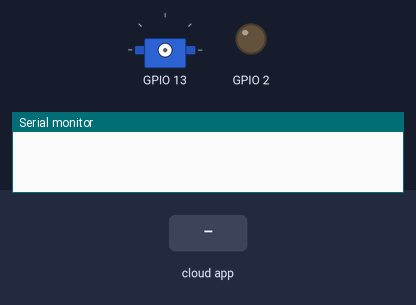
Bench run of a sketch on a simulated ESP32. Shown: servo, output pins drawn as LEDs (lit = HIGH), the last lines printed to the serial monitor. Dashed ring = blinking. Inputs (shaded band) come from the test bench. WiFi joins after 1.5 s; servers stay silent unless stated; the local clock reads 2024-03-15 10:24:30 at power-on unless the sketch sets it; the Firebase database answers and starts empty; not simulated (calls return 0 or success): Secrets.h.

Above: at 0.0 s.
At 3.9 s:
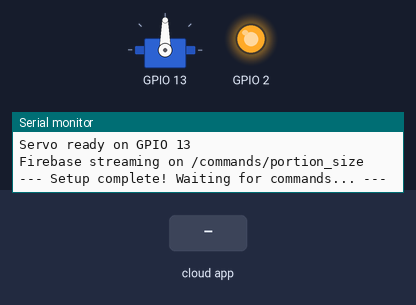
4.0 s: the phone or cloud app sets portion_size to 1
At 4.46 s:
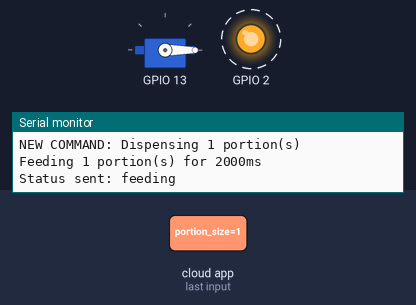
Timing chart, 0 to 7.6 s (numbered marks = the images above; inputs shaded):
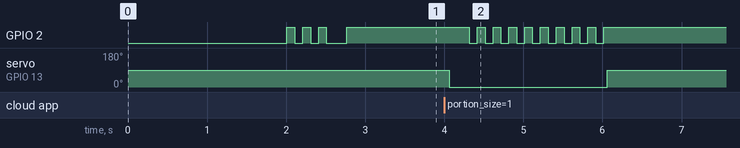

Measured:
- after the input at 4.0 s, GPIO 2: alternates HIGH for 0.10 s and LOW for 0.10 s, 18 changes in all, then stays HIGH, starting after 0.32 s; servo on GPIO 13: 90° → 0° after 0.06 s, → 90° 2.0 s later

The sketch:

PetFeeder.ino
```cpp
// ============================================================
// PetFeeder.ino - Smart PetFeeder ESP32 Firmware
// ============================================================
// THIS is the file you open in Arduino IDE. Click "Upload" and
// ALL the other files in this folder are automatically compiled.
//
// REQUIRED LIBRARIES (install in Arduino IDE > Tools > Manage Libraries):
//   1. "Firebase ESP Client" by Mobizt
//   2. "ESP32Servo" by John K. Bennett
//
// REQUIRED FILES in this folder:
//   - Config.h          : Pin numbers and timing values
//   - Secrets.h         : Your WiFi + Firebase passwords
//   - TimeUtil.h        : Network time (NTP) functions
//   - LedManager.h      : Status LED control
//   - ServoManager.h    : Servo motor control (non-blocking)
//   - FirebaseManager.h : Firebase communication
//
// HARDWARE SETUP (firmware/ folder):
//   ESP32 GPIO 13  --->  SG90 Servo Signal (orange wire)
//   ESP32 5V      --->  SG90 Servo Power   (red wire)
//   ESP32 GND     --->  SG90 Servo Ground  (brown wire)
//   ESP32 GPIO 2  --->  330 ohm resistor   ---> LED anode (+)
//   LED cathode (-) --->  ESP32 GND
//
// NOTE: This file lives in the firmware/ folder because Windows
// cannot tell the difference between "PetFeeder" and "petfeeder"
// (the Expo app folder). Opening firmware/PetFeeder.ino in Arduino
// IDE works exactly the same - all files in the folder are compiled
// together automatically.
// ============================================================

// ---- STEP 0: Include ALL module files ----
// Each #include is like snapping a Lego brick into place.
// The Arduino IDE finds these files in the same folder automatically.
#include "Config.h"             // Pin definitions and constants
#include "Secrets.h"            // YOUR WiFi and Firebase credentials
#include "TimeUtil.h"           // Network time synchronization
#include "LedManager.h"         // Status LED (blink patterns)
#include "ServoManager.h"       // Servo motor (non-blocking state machine)
#include "FirebaseManager.h"    // Firebase streaming + status writes

// ------------------------------------------------------------
// setup() - Runs ONCE when the ESP32 powers on or resets
// ------------------------------------------------------------
// Think of this as the "morning routine". Every subsystem must
// be started in the correct order:
//   1. Serial  -> to see debug messages on your PC
//   2. WiFi    -> needed for internet access
//   3. NTP     -> get the current time from the internet
//   4. LED     -> visual feedback (blinks to show it's alive)
//   5. Servo   -> hardware motor (starts in STOP position)
//   6. Firebase -> open streaming connection for commands
void setup() {
    // ---- STEP 1: Start Serial Monitor ----
    // Open Arduino IDE > Tools > Serial Monitor (set 115200 baud).
    // This lets you see what the ESP32 is doing.
    Serial.begin(115200);
    delay(500);   // Short pause so the Serial Monitor can connect
    Serial.println();
    Serial.println("========================================");
    Serial.println("  Smart PetFeeder v1.0 - Starting up...");
    Serial.println("========================================");

    // ---- STEP 2: Connect to WiFi ----
    // The ESP32 needs internet access to reach Firebase.
    // You'll see dots (....) in Serial Monitor while it tries.
    // Check your Secrets.h file if connection fails.
    connectWiFi();

    // ---- STEP 3: Sync the clock from the internet ----
    // Uses NTP (Network Time Protocol) to get accurate timestamps
    // for the feeding history logs saved to Firebase.
    initTime();

    // ---- STEP 4: Initialize the status LED ----
    // It will blink 3 times to show the LED is working.
    initLed();

    // ---- STEP 5: Initialize the servo motor ----
    // The servo is set to STOP position (90 degrees) immediately,
    // so the auger does NOT spin when the device turns on.
    initServo();

    // ---- STEP 6: Connect to Firebase and start streaming ----
    // Opens a "stream" (always-on connection) to listen for
    // commands from the mobile app. The LED turns solid when
    // the connection succeeds.
    initFirebase();

    // ---- SETUP COMPLETE ----
    Serial.println("--- Setup complete! Waiting for commands... ---");
    Serial.println();
}

// ------------------------------------------------------------
// loop() - Runs FOREVER, over and over again
// ------------------------------------------------------------
// This is the heart of the firmware. Every iteration does:
//   1. Keep Firebase alive (refresh auth tokens)
//   2. Update the LED blink pattern
//   3. Check if the servo timer has expired
//   4. If feeding just finished -> save record to Firebase
//   5. If idle and command received -> start feeding
//
// The ENTIRE loop is non-blocking. There are NO delay() calls.
// (Except the ones for the LED blink, but those are inside initLed()
// which only runs once during setup.)
// This means the ESP32 is ALWAYS listening for new commands,
// ALWAYS updating the LED, and NEVER frozen during feeding.
void loop() {
    // ---- TASK 1: Keep Firebase alive ----
    // Firebase auth tokens expire over time. This function
    // refreshes them automatically. It also handles auto-
    // reconnection if the stream drops.
    // MUST be called every loop iteration.
    maintainFirebase();

    // ---- TASK 2: Update the LED pattern ----
    // Reads the currentPattern variable and sets the LED
    // pin HIGH/LOW accordingly. This runs every loop so the
    // blink timing works correctly. Uses millis() internally -
    // no blocking!
    updateLed();

    // ---- TASK 3: Update the servo state machine ----
    // If we are currently FEEDING, this checks whether the
    // feeding time has expired. If yes, it STOPS the servo
    // and sets state to STATE_DONE.
    // If we are not feeding, this function does nothing and
    // returns immediately. Either way: zero delay.
    updateServo();

    // ---- TASK 4: Save feed record if feeding just finished ----
    // When updateServo() finishes, it sets state to STATE_DONE.
    // Here in the main loop we detect that and:
    //   1. Write the timestamp to Firebase (last_feed_time)
    //   2. Increment the total feeds counter
    //   3. Reset the command back to 0
    //   4. Set status to "idle"
    // Then we go back to STATE_IDLE to wait for the next command.
    if (isDone()) {
        Serial.println("Saving feed record to Firebase...");
        writeFeedComplete();      // Save time + total + status to Firebase
        resetToIdle();            // Go back to idle state
        setLedPattern(LED_IDLE);  // Solid LED = ready for next command
        Serial.println("Device is ready for next command");
    }

    // ---- TASK 5: Check for new commands from the app ----
    // The streamCallback function (in FirebaseManager.h) sets
    // a flag when the mobile app writes to /commands/portion_size.
    // Here we check that flag AND make sure we're not already
    // feeding (isIdle() prevents interrupting a feed in progress).
    if (isIdle() && isCommandReceived()) {
        int portions = getCommandValue();   // How many portions?
        Serial.println("NEW COMMAND: Dispensing " + String(portions) + " portion(s)");

        setLedPattern(LED_FEEDING);         // Fast blink = feeding
        startFeeding(portions);             // Start the servo motor
        writeFeedStart();                   // Tell Firebase: "Feeding..."
    }

    // No delay() at the end! The loop runs as fast as possible.
    // All timing is handled by millis() inside the individual
    // module functions (updateLed, updateServo).
}

// ============================================================
// THAT'S IT! The entire firmware logic in ~110 lines of main
// code. Each module (Config, Secrets, Time, LED, Servo,
// Firebase) handles its own logic in separate .h files.
// ============================================================
```

FirebaseManager.h
```cpp
// ============================================================
// FirebaseManager.h - Firebase Realtime Database communication
// ============================================================
// This module handles ALL communication between the ESP32 and
// Google Firebase Realtime Database (RTDB).
//
// How it works:
//   1. The ESP32 connects to your home WiFi.
//   2. It opens a "stream" (a permanent internet connection)
//      to the path "/commands/portion_size" in Firebase.
//   3. When the app writes a number to that path (e.g., 2 portions),
//      Firebase PUSHES the change to the ESP32 instantly.
//      This is called "streaming" - no polling needed!
//   4. The ESP32 responds by writing status updates back to Firebase.
//
// Why streaming instead of polling?
//   Polling = ask "any commands?" every 1 second = wasteful.
//   Streaming = Firebase tells us immediately when something changes.
// ============================================================

#ifndef FIREBASE_MANAGER_H
#define FIREBASE_MANAGER_H

#include <WiFi.h>                       // Built-in ESP32 WiFi library
#include <Firebase_ESP_Client.h>        // Arduino library for Firebase

// ---- FIREBASE OBJECTS ----
// We need TWO separate FirebaseData objects because:
//   - One is dedicated to the STREAM (listening for commands)
//   - The other is for regular READ/WRITE (sending status updates)
// They cannot share a single connection.
FirebaseData stream;    // For listening to commands
FirebaseData fbdo;      // For reading/writing status
FirebaseAuth auth;      // Authentication credentials
FirebaseConfig config;  // Connection configuration

// ---- COMMAND FLAGS ----
// These are set by the stream callback and read by the main loop.
// "volatile" tells the compiler "this variable can change at any
// time" (because it changes inside a callback, not inside loop()).
volatile bool commandReceived = false;   // True when a new command arrives
volatile int commandPortions = 0;       // How many portions to feed

// ------------------------------------------------------------
// connectWiFi() - Connect to your home WiFi
// ------------------------------------------------------------
// Tries to connect for up to 20 seconds (40 attempts x 500ms delay).
// In the Serial Monitor you will see dots (....) as it tries.
// If it fails, check your WIFI_SSID and WIFI_PASSWORD in Secrets.h.
void connectWiFi() {
    Serial.print("Connecting to WiFi");
    WiFi.begin(WIFI_SSID, WIFI_PASSWORD);   // Start WiFi with your credentials

    // Try for 20 seconds (40 attempts x 500ms)
    int attempts = 0;
    while (WiFi.status() != WL_CONNECTED && attempts < 40) {
        Serial.print(".");
        delay(500);
        attempts++;
    }

    if (WiFi.status() == WL_CONNECTED) {
        Serial.println();
        Serial.println("WiFi connected! IP address: " + WiFi.localIP().toString());
    } else {
        Serial.println();
        Serial.println("ERROR: WiFi connection failed! Check your WiFi credentials in Secrets.h");
        setLedPattern(LED_ERROR);   // Show error on the status LED
    }
}

// ------------------------------------------------------------
// streamCallback(data) - Called when Firebase sends us a command
// ------------------------------------------------------------
// This function runs AUTOMATICALLY when the Firebase stream
// detects a change at "/commands/portion_size".
//
// It reads the new value and sets the commandReceived flag.
// The main loop (in PetFeeder.ino) checks this flag and starts feeding.
//
// Key detail: This runs in a "callback context" - keep it fast!
// No delays or long Serial prints inside callback functions.
void streamCallback(FirebaseStream data) {
    // "put" and "patch" are Firebase events for new/changed data.
    // Ignore "keep-alive" events which are just connection checks.
    if (data.eventType() == "put" || data.eventType() == "patch") {
        if (data.dataType() == "int") {
            int val = data.intData();       // The new portion_size value
            if (val > 0) {                  // Only react to positive values
                commandPortions = val;       // Save how many portions to feed
                commandReceived = true;     // Tell the main loop to start feeding
                Serial.println("COMMAND RECEIVED: " + String(val) + " portion(s) from Firebase");
            }
        }
    }
}

// ------------------------------------------------------------
// streamTimeoutCallback(timeout) - Called if the stream disconnects
// ------------------------------------------------------------
// If the internet connection drops, this lets us know.
// The Firebase library will automatically try to reconnect.
void streamTimeoutCallback(bool timeout) {
    if (timeout) {
        Serial.println("Firebase stream timed out - will auto-reconnect");
        setLedPattern(LED_ERROR);   // Show error until reconnected
    }
}

// ------------------------------------------------------------
// initFirebase() - Set up Firebase connection and start streaming
// ------------------------------------------------------------
// Call once in setup() after WiFi is connected.
// This:
//   1. Configures Firebase with your API key and database URL
//   2. Authenticates using the email/password credentials
//   3. Opens a stream on "/commands/portion_size" so we
//      instantly receive commands from the app
//   4. Sets up TCP keepalive to prevent the connection from
//      being dropped by your home router
void initFirebase() {
    config.api_key = API_KEY;               // From Secrets.h
    config.database_url = DATABASE_URL;     // From Secrets.h

    auth.user.email = USER_EMAIL;           // From Secrets.h
    auth.user.password = USER_PASSWORD;     // From Secrets.h

    Firebase.begin(&config, &auth);          // Start Firebase
    Firebase.reconnectWiFi(true);            // Auto-reconnect WiFi if it drops

    // Set buffer sizes for secure (SSL) connections
    // Larger buffers prevent parsing errors with big payloads
    fbdo.setBSSLBufferSize(4096, 1024);      // 4KB receive, 1KB transmit

    // Open a stream on the command path
    if (Firebase.RTDB.beginStream(&stream, PATH_COMMAND)) {
        // Register our callback functions
        Firebase.RTDB.setStreamCallback(&stream, streamCallback, streamTimeoutCallback);

        // TCP Keepalive: sends a tiny packet every 5 seconds to keep
        // the connection alive. Without this, some routers drop idle
        // connections after 30-60 seconds.
        stream.keepAlive(5, 5, 1);           // 5s idle, 5s interval, 1 retry

        Serial.println("Firebase streaming on " + String(PATH_COMMAND));
        setLedPattern(LED_IDLE);            // LED solid = connected
    } else {
        Serial.println("ERROR: Could not start Firebase stream!");
        Serial.println("  Reason: " + stream.errorReason());
        setLedPattern(LED_ERROR);
    }
}

// ------------------------------------------------------------
// maintainFirebase() - Must be called every loop()
// ------------------------------------------------------------
// This function handles:
//   - Token refresh (Firebase auth tokens expire periodically)
//   - Auto-reconnection if the stream drops
// If you forget to call this, Firebase will stop working after ~1 hour.
void maintainFirebase() {
    Firebase.ready();   // Handle token refresh and reconnection
}

// ------------------------------------------------------------
// Command checker helpers - used by the main loop
// ------------------------------------------------------------
bool isCommandReceived() {
    return commandReceived;
}

int getCommandValue() {
    commandReceived = false;        // Reset the flag
    return commandPortions;
}

void clearCommand() {
    commandPortions = 0;
}

// ------------------------------------------------------------
// writeFeedStart() - Tell Firebase "device is now feeding"
// ------------------------------------------------------------
// Immediately updates Firebase so the app can show "Feeding..."
// status to the user.
void writeFeedStart() {
    Firebase.RTDB.setString(&fbdo, PATH_STATUS_ESP, "feeding");
    Serial.println("Status sent: feeding");
}

// ------------------------------------------------------------
// writeFeedComplete() - Save the feed record to Firebase
// ------------------------------------------------------------
// Called AFTER the servo stops. Writes:
//   1. Last feed timestamp (e.g., "2026-07-07 14:30:00")
//   2. Increment the total feed counter
//   3. Reset the command back to 0
//   4. Set status to "idle"
//
// Together, these updates make the app show accurate info.
void writeFeedComplete() {
    // 1. Save the current time as the last feed time
    Firebase.RTDB.setString(&fbdo, PATH_LAST_FEED, getFormattedTime());

    // 2. Read the current total, add our portions, write it back
    int total = 0;
    if (Firebase.RTDB.getInt(&fbdo, PATH_TOTAL_FEEDS)) {
        total = fbdo.intData();     // Read existing count
    }
    total += getPortionsFed();      // Add this feeding
    Firebase.RTDB.setInt(&fbdo, PATH_TOTAL_FEEDS, total);

    // 3. Reset the command to 0 (command is complete)
    Firebase.RTDB.setInt(&fbdo, PATH_COMMAND, 0);

    // 4. Set device status to idle
    Firebase.RTDB.setString(&fbdo, PATH_STATUS_ESP, "idle");

    Serial.println("Feed record saved to Firebase (total: " + String(total) + ")");
}

#endif
```

Source omitted: LedManager.h (3639 bytes), ServoManager.h (5041 bytes), TimeUtil.h (2027 bytes), Config.h (2490 bytes)
